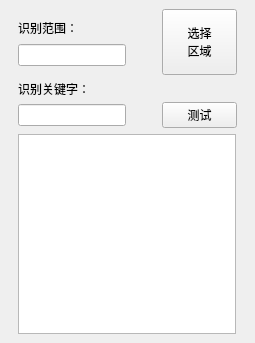
<?xml version="1.0" encoding="UTF-8"?>
<ui version="4.0">
 <class>DebugDialog</class>
 <widget class="QDialog" name="DebugDialog">
  <property name="geometry">
   <rect>
    <x>0</x>
    <y>0</y>
    <width>255</width>
    <height>335</height>
   </rect>
  </property>
  <property name="sizePolicy">
   <sizepolicy hsizetype="Expanding" vsizetype="Expanding">
    <horstretch>0</horstretch>
    <verstretch>0</verstretch>
   </sizepolicy>
  </property>
  <property name="windowTitle">
   <string>调试工具</string>
  </property>
  <layout class="QVBoxLayout" name="verticalLayout">
   <property name="leftMargin">
    <number>9</number>
   </property>
   <property name="topMargin">
    <number>9</number>
   </property>
   <property name="rightMargin">
    <number>9</number>
   </property>
   <property name="bottomMargin">
    <number>9</number>
   </property>
   <item>
    <widget class="QWidget" name="widget" native="true">
     <property name="sizePolicy">
      <sizepolicy hsizetype="Expanding" vsizetype="Expanding">
       <horstretch>0</horstretch>
       <verstretch>0</verstretch>
      </sizepolicy>
     </property>
     <layout class="QHBoxLayout" name="horizontalLayout">
      <property name="topMargin">
       <number>0</number>
      </property>
      <property name="bottomMargin">
       <number>0</number>
      </property>
      <item>
       <widget class="QWidget" name="widget_3" native="true">
        <property name="sizePolicy">
         <sizepolicy hsizetype="Expanding" vsizetype="Expanding">
          <horstretch>0</horstretch>
          <verstretch>0</verstretch>
         </sizepolicy>
        </property>
        <layout class="QGridLayout" name="gridLayout_2">
         <property name="leftMargin">
          <number>0</number>
         </property>
         <property name="rightMargin">
          <number>0</number>
         </property>
         <item row="0" column="1" alignment="Qt::AlignLeft">
          <widget class="QLabel" name="lb_coord">
           <property name="sizePolicy">
            <sizepolicy hsizetype="Expanding" vsizetype="Fixed">
             <horstretch>0</horstretch>
             <verstretch>0</verstretch>
            </sizepolicy>
           </property>
           <property name="maximumSize">
            <size>
             <width>16777215</width>
             <height>15</height>
            </size>
           </property>
           <property name="text">
            <string>识别范围：</string>
           </property>
          </widget>
         </item>
         <item row="1" column="1">
          <widget class="QLineEdit" name="le_coord">
           <property name="minimumSize">
            <size>
             <width>100</width>
             <height>0</height>
            </size>
           </property>
           <property name="maximumSize">
            <size>
             <width>16777215</width>
             <height>16777215</height>
            </size>
           </property>
           <property name="text">
            <string/>
           </property>
          </widget>
         </item>
         <item row="1" column="2">
          <spacer name="horizontalSpacer">
           <property name="orientation">
            <enum>Qt::Horizontal</enum>
           </property>
           <property name="sizeType">
            <enum>QSizePolicy::Expanding</enum>
           </property>
           <property name="sizeHint" stdset="0">
            <size>
             <width>10</width>
             <height>20</height>
            </size>
           </property>
          </spacer>
         </item>
         <item row="0" column="2">
          <spacer name="horizontalSpacer_2">
           <property name="orientation">
            <enum>Qt::Horizontal</enum>
           </property>
           <property name="sizeType">
            <enum>QSizePolicy::Expanding</enum>
           </property>
           <property name="sizeHint" stdset="0">
            <size>
             <width>25</width>
             <height>20</height>
            </size>
           </property>
          </spacer>
         </item>
        </layout>
       </widget>
      </item>
      <item>
       <widget class="QPushButton" name="pb_selection_region">
        <property name="sizePolicy">
         <sizepolicy hsizetype="Expanding" vsizetype="Expanding">
          <horstretch>0</horstretch>
          <verstretch>0</verstretch>
         </sizepolicy>
        </property>
        <property name="minimumSize">
         <size>
          <width>0</width>
          <height>0</height>
         </size>
        </property>
        <property name="maximumSize">
         <size>
          <width>75</width>
          <height>75</height>
         </size>
        </property>
        <property name="focusPolicy">
         <enum>Qt::NoFocus</enum>
        </property>
        <property name="text">
         <string>选择
区域</string>
        </property>
       </widget>
      </item>
     </layout>
    </widget>
   </item>
   <item>
    <widget class="QWidget" name="widget_2" native="true">
     <property name="sizePolicy">
      <sizepolicy hsizetype="Expanding" vsizetype="Expanding">
       <horstretch>0</horstretch>
       <verstretch>0</verstretch>
      </sizepolicy>
     </property>
     <layout class="QGridLayout" name="gridLayout">
      <property name="topMargin">
       <number>0</number>
      </property>
      <property name="bottomMargin">
       <number>0</number>
      </property>
      <item row="0" column="0" alignment="Qt::AlignLeft">
       <widget class="QLabel" name="lb_keywords">
        <property name="sizePolicy">
         <sizepolicy hsizetype="Expanding" vsizetype="Fixed">
          <horstretch>0</horstretch>
          <verstretch>0</verstretch>
         </sizepolicy>
        </property>
        <property name="maximumSize">
         <size>
          <width>16777215</width>
          <height>15</height>
         </size>
        </property>
        <property name="text">
         <string>识别关键字：</string>
        </property>
       </widget>
      </item>
      <item row="1" column="2">
       <widget class="QPushButton" name="pb_test">
        <property name="sizePolicy">
         <sizepolicy hsizetype="Expanding" vsizetype="Fixed">
          <horstretch>0</horstretch>
          <verstretch>0</verstretch>
         </sizepolicy>
        </property>
        <property name="maximumSize">
         <size>
          <width>75</width>
          <height>16777215</height>
         </size>
        </property>
        <property name="focusPolicy">
         <enum>Qt::NoFocus</enum>
        </property>
        <property name="text">
         <string>测试</string>
        </property>
       </widget>
      </item>
      <item row="1" column="1">
       <spacer name="horizontalSpacer_3">
        <property name="orientation">
         <enum>Qt::Horizontal</enum>
        </property>
        <property name="sizeType">
         <enum>QSizePolicy::Expanding</enum>
        </property>
        <property name="sizeHint" stdset="0">
         <size>
          <width>30</width>
          <height>20</height>
         </size>
        </property>
       </spacer>
      </item>
      <item row="1" column="0">
       <widget class="QLineEdit" name="le_keywords">
        <property name="minimumSize">
         <size>
          <width>100</width>
          <height>0</height>
         </size>
        </property>
        <property name="maximumSize">
         <size>
          <width>16777215</width>
          <height>16777215</height>
         </size>
        </property>
       </widget>
      </item>
     </layout>
    </widget>
   </item>
   <item>
    <widget class="QWidget" name="widget_4" native="true">
     <property name="sizePolicy">
      <sizepolicy hsizetype="Expanding" vsizetype="Expanding">
       <horstretch>0</horstretch>
       <verstretch>0</verstretch>
      </sizepolicy>
     </property>
     <layout class="QVBoxLayout" name="verticalLayout_2">
      <property name="leftMargin">
       <number>9</number>
      </property>
      <property name="topMargin">
       <number>0</number>
      </property>
      <property name="rightMargin">
       <number>10</number>
      </property>
      <property name="bottomMargin">
       <number>0</number>
      </property>
      <item>
       <widget class="QPlainTextEdit" name="pe_result">
        <property name="minimumSize">
         <size>
          <width>0</width>
          <height>200</height>
         </size>
        </property>
        <property name="maximumSize">
         <size>
          <width>16777215</width>
          <height>16777215</height>
         </size>
        </property>
        <property name="focusPolicy">
         <enum>Qt::StrongFocus</enum>
        </property>
        <property name="verticalScrollBarPolicy">
         <enum>Qt::ScrollBarAlwaysOff</enum>
        </property>
        <property name="sizeAdjustPolicy">
         <enum>QAbstractScrollArea::AdjustToContents</enum>
        </property>
        <property name="readOnly">
         <bool>true</bool>
        </property>
        <property name="plainText">
         <string/>
        </property>
        <property name="overwriteMode">
         <bool>false</bool>
        </property>
        <property name="maximumBlockCount">
         <number>0</number>
        </property>
        <property name="backgroundVisible">
         <bool>false</bool>
        </property>
        <property name="centerOnScroll">
         <bool>false</bool>
        </property>
       </widget>
      </item>
     </layout>
    </widget>
   </item>
  </layout>
 </widget>
 <resources/>
 <connections/>
</ui>
